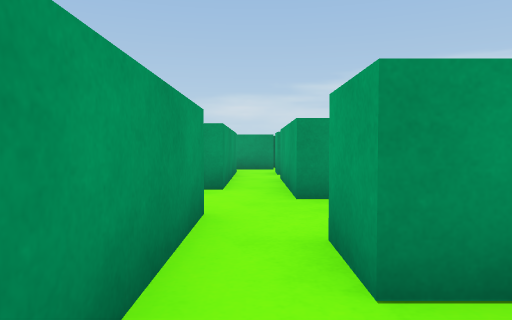
view 1 (above)

17 first-person views from a walk through a 3-D level made in the Unity game engine. The camera is 0.64 m above the floor, tilts 2° down and sees 70° across. The floor is counted in squares, 1 m on a side. Each view is taken from the middle of a square. On the plan, view 1 faces up. The plan holds only what a view shows up to about 10 squares ahead; the rest is blank. The player is left out.

view 2
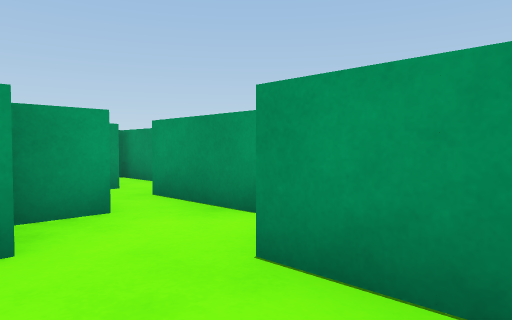

view 3
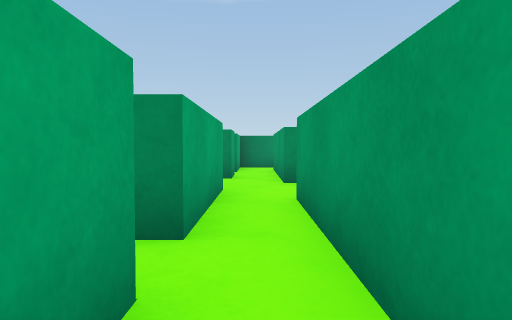

view 4
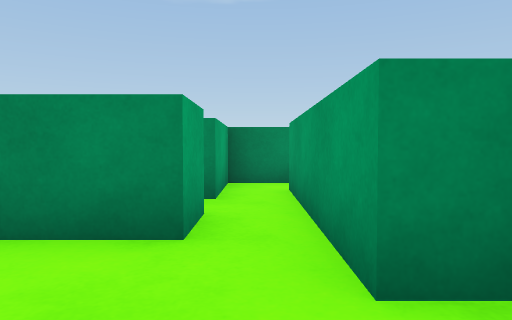

view 5
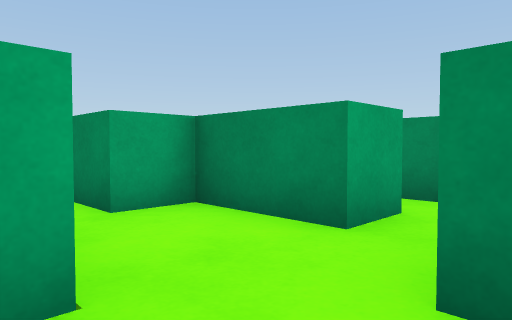

view 6
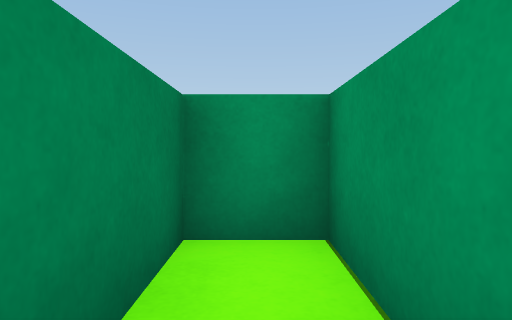

view 7
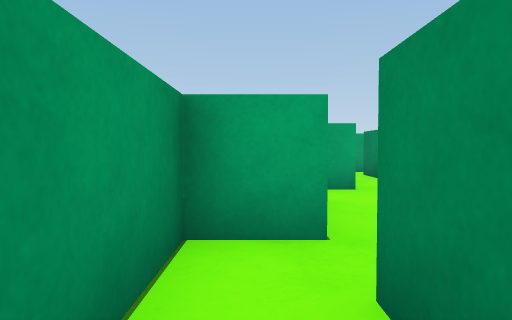

view 8
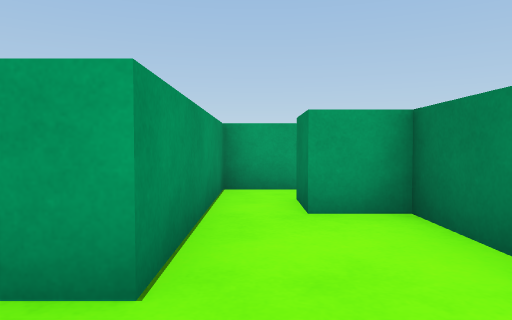

view 9
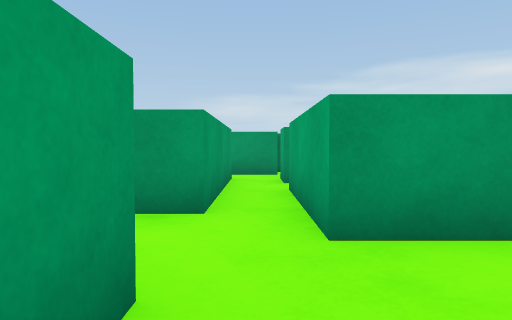

view 10
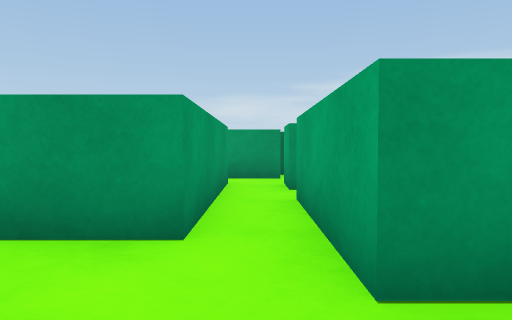

view 11
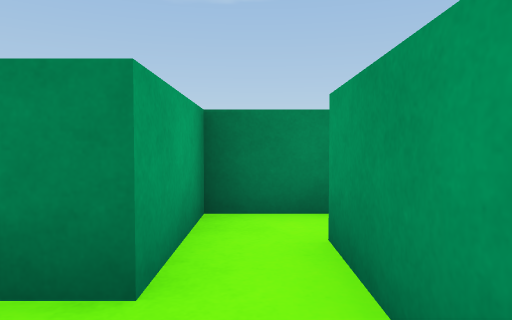

view 12
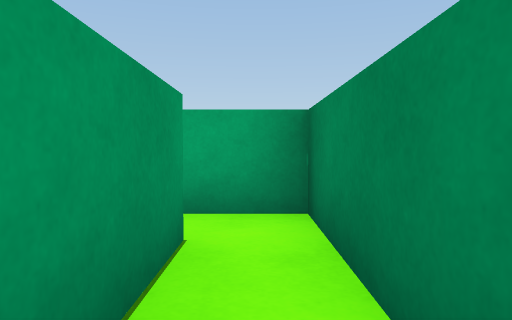

view 13
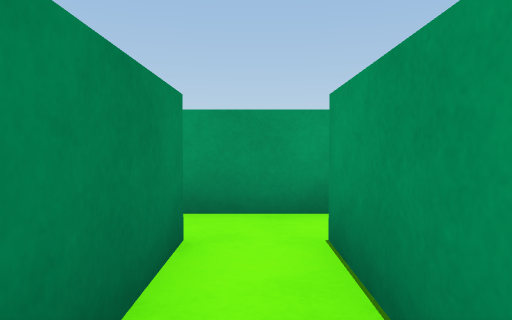

view 14
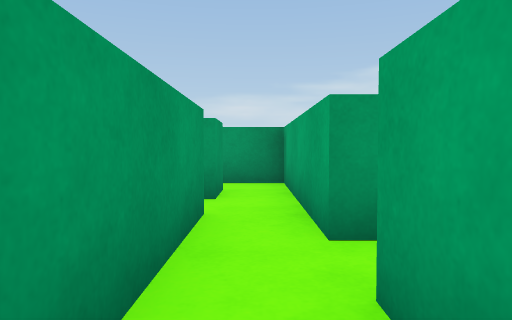

view 15
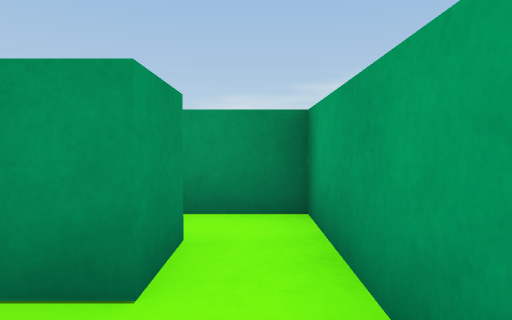

view 16
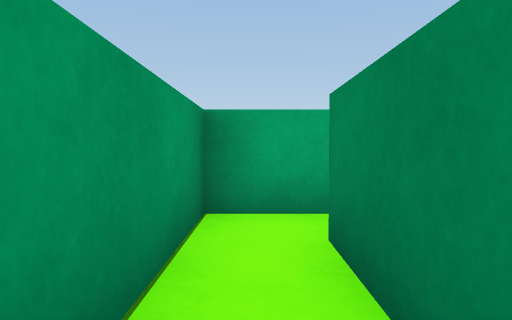

view 17
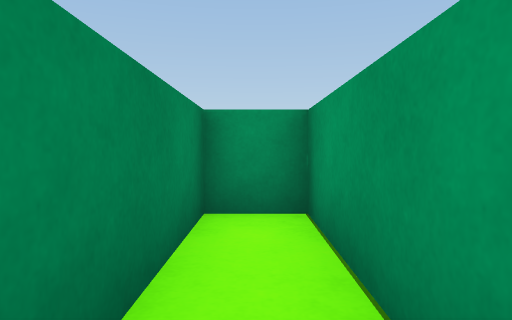

### Floor plan
Key: @ floor where view 1 was taken; # wall or solid block; . floor; ^ raised ledge; C cube; B block.
Columns run from 7 left of view 1 to 5 right of it. Each row starts with its distance up from view 1.
 12         ^
 11       ^^.
 10        .
  9       #.#
  8      CC..
  7  ####BB.#
  6 CC...BB.B
  5  ###....B####
  4 ####BB......#
  3 C....##...#.#
  2 ####.##.BB#
  1    ..##..
  0    #.##@B
 -1    C....B
 -2    #.####
 -3     .

Positions as (right, up) in squares from view 1, and headings:
1: (0, 0), facing up
2: (2, 3), facing up-left
3: (0, 10), facing down
4: (0, 5), facing down
5: (-1, 5), facing down-right
6: (-3, 6), facing left
7: (-5, 6), facing right
8: (-1, 4), facing right
9: (0, 2), facing up
10: (0, 3), facing up
11: (0, 2), facing down
12: (-3, -1), facing right
13: (0, -1), facing left
14: (-3, -3), facing up
15: (-3, 0), facing up
16: (-6, 3), facing right
17: (-3, 3), facing left
